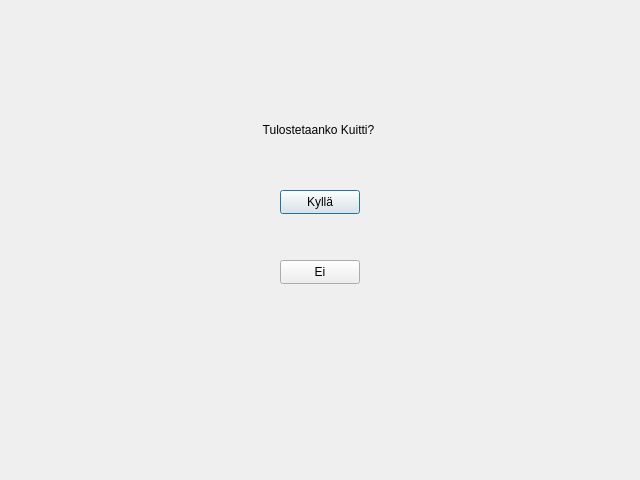
<?xml version="1.0" encoding="UTF-8"?>
<ui version="4.0">
 <class>ReceiptWindow</class>
 <widget class="QDialog" name="ReceiptWindow">
  <property name="windowModality">
   <enum>Qt::WindowModal</enum>
  </property>
  <property name="geometry">
   <rect>
    <x>0</x>
    <y>0</y>
    <width>640</width>
    <height>480</height>
   </rect>
  </property>
  <property name="windowTitle">
   <string>Dialog</string>
  </property>
  <widget class="QPushButton" name="buttonYes">
   <property name="geometry">
    <rect>
     <x>280</x>
     <y>190</y>
     <width>80</width>
     <height>24</height>
    </rect>
   </property>
   <property name="text">
    <string>Kyllä</string>
   </property>
   <attribute name="buttonGroup">
    <string notr="true">buttonGroup</string>
   </attribute>
  </widget>
  <widget class="QPushButton" name="buttonNo">
   <property name="geometry">
    <rect>
     <x>280</x>
     <y>260</y>
     <width>80</width>
     <height>24</height>
    </rect>
   </property>
   <property name="text">
    <string>Ei</string>
   </property>
   <attribute name="buttonGroup">
    <string notr="true">buttonGroup</string>
   </attribute>
  </widget>
  <widget class="QLabel" name="label">
   <property name="geometry">
    <rect>
     <x>-2</x>
     <y>120</y>
     <width>641</width>
     <height>20</height>
    </rect>
   </property>
   <property name="text">
    <string>Tulostetaanko Kuitti?</string>
   </property>
   <property name="alignment">
    <set>Qt::AlignCenter</set>
   </property>
  </widget>
 </widget>
 <resources/>
 <connections/>
 <buttongroups>
  <buttongroup name="buttonGroup"/>
 </buttongroups>
</ui>
